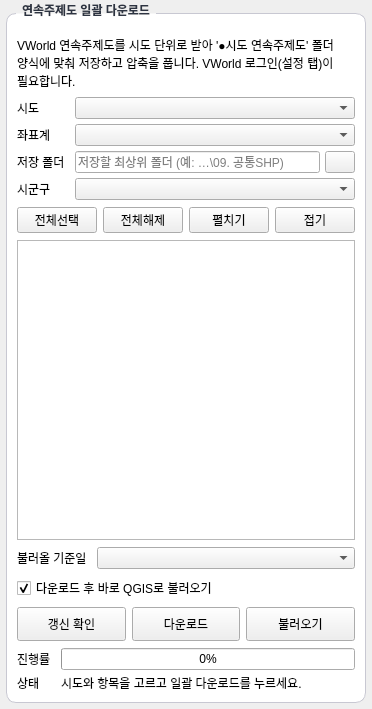
              <widget class="QWidget" name="scroll_theme_contents">
               <property name="styleSheet">
                <string notr="true">QGroupBox {
    background-color: rgb(255, 255, 255);
    border: 1px solid rgb(200, 200, 210);
    border-radius: 10px;
    margin-top: 10px;
    padding-top: 8px;
    font-weight: 600;
}
QGroupBox::title {
    subcontrol-origin: margin;
    left: 10px;
    padding: 0 4px;
    color: rgb(45, 52, 66);
}
QPushButton[k_role="primary"] {
    color: rgb(255, 255, 255);
    background-color: rgb(42, 120, 214);
    border: 1px solid rgb(255, 255, 255);
    border-radius: 10px;
    padding: 7px 12px;
}
QPushButton[k_role="primary"]:hover { background-color: rgb(77, 143, 226); }
QPushButton[k_role="primary"]:pressed { background-color: rgb(32, 93, 169); }
QPushButton[k_role="primary"]:disabled { background-color: rgb(178, 187, 199); }
QPushButton[k_role="secondary"] {
    color: rgb(42, 120, 214);
    background-color: rgb(255, 255, 255);
    border: 1px solid rgb(42, 120, 214);
    border-radius: 10px;
    padding: 7px 12px;
}
QPushButton[k_role="secondary"]:hover { background-color: rgb(234, 243, 255); }
QPushButton[k_role="secondary"]:pressed { background-color: rgb(214, 231, 252); }
QPushButton[k_role="secondary"]:disabled {
    color: rgb(145, 151, 163);
    border-color: rgb(178, 187, 199);
}
QToolButton#btn_jibun_advanced { border: none; color: rgb(42, 120, 214); padding: 3px; }
QLabel[k_role="hint"] { color: rgb(85, 93, 109); }
QComboBox QAbstractItemView {
    background-color: rgb(255, 255, 255);
    color: rgb(45, 52, 66);
    selection-background-color: rgb(214, 226, 242);
    selection-color: rgb(45, 52, 66);
}</string>
               </property>
               <layout class="QVBoxLayout" name="verticalLayout_theme_contents">
                <property name="spacing">
                 <number>7</number>
                </property>
                <property name="leftMargin">
                 <number>6</number>
                </property>
                <property name="topMargin">
                 <number>3</number>
                </property>
                <property name="rightMargin">
                 <number>6</number>
                </property>
                <property name="bottomMargin">
                 <number>6</number>
                </property>
                <item>
                 <widget class="QGroupBox" name="group_continuous_theme">
                  <property name="title">
                   <string>연속주제도 일괄 다운로드</string>
                  </property>
                  <layout class="QVBoxLayout" name="verticalLayout_theme_group">
                   <property name="spacing">
                    <number>7</number>
                   </property>
                   <property name="leftMargin">
                    <number>10</number>
                   </property>
                   <property name="topMargin">
                    <number>14</number>
                   </property>
                   <property name="rightMargin">
                    <number>10</number>
                   </property>
                   <property name="bottomMargin">
                    <number>10</number>
                   </property>
                   <item>
                    <widget class="QLabel" name="label_theme_description">
                     <property name="text">
                      <string>VWorld 연속주제도를 시도 단위로 받아 '●시도 연속주제도' 폴더 양식에 맞춰 저장하고 압축을 풉니다. VWorld 로그인(설정 탭)이 필요합니다.</string>
                     </property>
                     <property name="wordWrap">
                      <bool>true</bool>
                     </property>
                     <property name="k_role" stdset="0">
                      <string>hint</string>
                     </property>
                    </widget>
                   </item>
                   <item>
                    <layout class="QFormLayout" name="formLayout_theme">
                     <property name="fieldGrowthPolicy">
                      <enum>QFormLayout::AllNonFixedFieldsGrow</enum>
                     </property>
                     <property name="horizontalSpacing">
                      <number>10</number>
                     </property>
                     <property name="verticalSpacing">
                      <number>5</number>
                     </property>
                     <property name="leftMargin">
                      <number>0</number>
                     </property>
                     <property name="topMargin">
                      <number>0</number>
                     </property>
                     <property name="rightMargin">
                      <number>0</number>
                     </property>
                     <property name="bottomMargin">
                      <number>0</number>
                     </property>
                     <item row="0" column="0">
                      <widget class="QLabel" name="label_theme_province">
                       <property name="text">
                        <string>시도</string>
                       </property>
                      </widget>
                     </item>
                     <item row="0" column="1">
                      <widget class="QComboBox" name="combo_theme_province" />
                     </item>
                     <item row="1" column="0">
                      <widget class="QLabel" name="label_theme_crs">
                       <property name="text">
                        <string>좌표계</string>
                       </property>
                      </widget>
                     </item>
                     <item row="1" column="1">
                      <widget class="QComboBox" name="combo_theme_crs" />
                     </item>
                     <item row="2" column="0">
                      <widget class="QLabel" name="label_theme_root">
                       <property name="text">
                        <string>저장 폴더</string>
                       </property>
                      </widget>
                     </item>
                     <item row="2" column="1">
                      <widget class="QWidget" name="widget_theme_root_row">
                       <layout class="QHBoxLayout" name="horizontalLayout_theme_root_row">
                        <property name="spacing">
                         <number>5</number>
                        </property>
                        <property name="leftMargin">
                         <number>0</number>
                        </property>
                        <property name="topMargin">
                         <number>0</number>
                        </property>
                        <property name="rightMargin">
                         <number>0</number>
                        </property>
                        <property name="bottomMargin">
                         <number>0</number>
                        </property>
                        <item>
                         <widget class="QLineEdit" name="input_theme_root">
                          <property name="placeholderText">
                           <string>저장할 최상위 폴더 (예: …\09. 공통SHP)</string>
                          </property>
                         </widget>
                        </item>
                        <item>
                         <widget class="QPushButton" name="btn_theme_root_browse">
                          <property name="minimumSize">
                           <size>
                            <width>30</width>
                            <height>0</height>
                           </size>
                          </property>
                          <property name="maximumSize">
                           <size>
                            <width>30</width>
                            <height>16777215</height>
                           </size>
                          </property>
                          <property name="toolTip">
                           <string>저장 폴더 찾아보기</string>
                          </property>
                          <property name="text">
                           <string />
                          </property>
                         </widget>
                        </item>
                       </layout>
                      </widget>
                     </item>
                     <item row="3" column="0">
                      <widget class="QLabel" name="label_theme_district">
                       <property name="text">
                        <string>시군구</string>
                       </property>
                      </widget>
                     </item>
                     <item row="3" column="1">
                      <widget class="QComboBox" name="combo_theme_district">
                       <property name="toolTip">
                        <string>연속지적도는 시군구 단위 자료라 여기서 고른 지역만 받습니다.</string>
                       </property>
                      </widget>
                     </item>
                    </layout>
                   </item>
                   <item>
                    <layout class="QHBoxLayout" name="horizontalLayout_theme_tree_tools">
                     <property name="spacing">
                      <number>6</number>
                     </property>
                     <property name="leftMargin">
                      <number>0</number>
                     </property>
                     <property name="topMargin">
                      <number>0</number>
                     </property>
                     <property name="rightMargin">
                      <number>0</number>
                     </property>
                     <property name="bottomMargin">
                      <number>0</number>
                     </property>
                     <item>
                      <widget class="QPushButton" name="btn_theme_check_all">
                       <property name="text">
                        <string>전체선택</string>
                       </property>
                      </widget>
                     </item>
                     <item>
                      <widget class="QPushButton" name="btn_theme_uncheck_all">
                       <property name="text">
                        <string>전체해제</string>
                       </property>
                      </widget>
                     </item>
                     <item>
                      <spacer name="horizontalSpacer_theme_tree_tools">
                       <property name="orientation">
                        <enum>Qt::Horizontal</enum>
                       </property>
                       <property name="sizeHint">
                        <size>
                         <width>0</width>
                         <height>20</height>
                        </size>
                       </property>
                      </spacer>
                     </item>
                     <item>
                      <widget class="QPushButton" name="btn_theme_expand_all">
                       <property name="text">
                        <string>펼치기</string>
                       </property>
                      </widget>
                     </item>
                     <item>
                      <widget class="QPushButton" name="btn_theme_collapse_all">
                       <property name="text">
                        <string>접기</string>
                       </property>
                      </widget>
                     </item>
                    </layout>
                   </item>
                   <item>
                    <widget class="QTreeWidget" name="tree_theme_items">
                     <property name="minimumSize">
                      <size>
                       <width>0</width>
                       <height>300</height>
                      </size>
                     </property>
                     <property name="headerHidden">
                      <bool>true</bool>
                     </property>
                     <column>
                      <property name="text">
                       <string>항목</string>
                      </property>
                     </column>
                     <column>
                      <property name="text">
                       <string>기준일</string>
                      </property>
                     </column>
                    </widget>
                   </item>
                   <item>
                    <layout class="QFormLayout" name="formLayout_theme_load">
                     <property name="fieldGrowthPolicy">
                      <enum>QFormLayout::AllNonFixedFieldsGrow</enum>
                     </property>
                     <property name="horizontalSpacing">
                      <number>10</number>
                     </property>
                     <property name="verticalSpacing">
                      <number>5</number>
                     </property>
                     <property name="leftMargin">
                      <number>0</number>
                     </property>
                     <property name="topMargin">
                      <number>0</number>
                     </property>
                     <property name="rightMargin">
                      <number>0</number>
                     </property>
                     <property name="bottomMargin">
                      <number>0</number>
                     </property>
                     <item row="0" column="0">
                      <widget class="QLabel" name="label_theme_load_date">
                       <property name="text">
                        <string>불러올 기준일</string>
                       </property>
                      </widget>
                     </item>
                     <item row="0" column="1">
                      <widget class="QComboBox" name="combo_theme_load_date">
                       <property name="toolTip">
                        <string>폴더에 기준일별로 쌓인 자료 중 무엇을 불러올지 고릅니다. 날짜를 고르면 항목마다 그 날짜 이전 자료 중 가장 최근 것을 불러옵니다.</string>
                       </property>
                      </widget>
                     </item>
                    </layout>
                   </item>
                   <item>
                    <widget class="QCheckBox" name="cb_theme_load_qgis">
                     <property name="toolTip">
                      <string>받은 SHP(이미 최신이라 건너뛴 것 포함)를 폴더와 같은 그룹 구조로 QGIS에 불러옵니다. 이미 열려 있는 파일은 다시 넣지 않습니다.</string>
                     </property>
                     <property name="text">
                      <string>다운로드 후 바로 QGIS로 불러오기</string>
                     </property>
                     <property name="checked">
                      <bool>true</bool>
                     </property>
                    </widget>
                   </item>
                   <item>
                    <layout class="QHBoxLayout" name="horizontalLayout_theme_buttons">
                     <property name="spacing">
                      <number>6</number>
                     </property>
                     <property name="leftMargin">
                      <number>0</number>
                     </property>
                     <property name="topMargin">
                      <number>0</number>
                     </property>
                     <property name="rightMargin">
                      <number>0</number>
                     </property>
                     <property name="bottomMargin">
                      <number>0</number>
                     </property>
                     <item>
                      <widget class="QPushButton" name="btn_theme_check_update">
                       <property name="minimumSize">
                        <size>
                         <width>0</width>
                         <height>34</height>
                        </size>
                       </property>
                       <property name="toolTip">
                        <string>받지 않고 VWorld의 최신 기준일만 읽어 폴더 자료와 비교합니다(로그인 필요).</string>
                       </property>
                       <property name="text">
                        <string>갱신 확인</string>
                       </property>
                       <property name="k_role" stdset="0">
                        <string>secondary</string>
                       </property>
                      </widget>
                     </item>
                     <item>
                      <widget class="QPushButton" name="btn_theme_download">
                       <property name="minimumSize">
                        <size>
                         <width>0</width>
                         <height>34</height>
                        </size>
                       </property>
                       <property name="toolTip">
                        <string>폴더에 없는 새 기준일 자료만 받아 저장·압축 해제합니다. 예전 기준일 자료는 지우지 않고 쌓입니다.</string>
                       </property>
                       <property name="text">
                        <string>다운로드</string>
                       </property>
                       <property name="k_role" stdset="0">
                        <string>primary</string>
                       </property>
                      </widget>
                     </item>
                     <item>
                      <widget class="QPushButton" name="btn_theme_load">
                       <property name="minimumSize">
                        <size>
                         <width>0</width>
                         <height>34</height>
                        </size>
                       </property>
                       <property name="toolTip">
                        <string>다운로드 없이 폴더에 있는 자료를 '불러올 기준일' 기준으로 QGIS에 불러옵니다.</string>
                       </property>
                       <property name="text">
                        <string>불러오기</string>
                       </property>
                       <property name="k_role" stdset="0">
                        <string>secondary</string>
                       </property>
                      </widget>
                     </item>
                    </layout>
                   </item>
                   <item>
                    <layout class="QFormLayout" name="formLayout_theme_status">
                     <property name="fieldGrowthPolicy">
                      <enum>QFormLayout::AllNonFixedFieldsGrow</enum>
                     </property>
                     <property name="horizontalSpacing">
                      <number>10</number>
                     </property>
                     <property name="verticalSpacing">
                      <number>4</number>
                     </property>
                     <property name="leftMargin">
                      <number>0</number>
                     </property>
                     <property name="topMargin">
                      <number>0</number>
                     </property>
                     <property name="rightMargin">
                      <number>0</number>
                     </property>
                     <property name="bottomMargin">
                      <number>0</number>
                     </property>
                     <item row="0" column="0">
                      <widget class="QLabel" name="label_theme_progress">
                       <property name="text">
                        <string>진행률</string>
                       </property>
                      </widget>
                     </item>
                     <item row="0" column="1">
                      <widget class="QProgressBar" name="progress_theme">
                       <property name="value">
                        <number>0</number>
                       </property>
                      </widget>
                     </item>
                     <item row="1" column="0">
                      <widget class="QLabel" name="label_theme_status_title">
                       <property name="text">
                        <string>상태</string>
                       </property>
                      </widget>
                     </item>
                     <item row="1" column="1">
                      <widget class="QLabel" name="label_theme_status">
                       <property name="text">
                        <string>시도와 항목을 고르고 일괄 다운로드를 누르세요.</string>
                       </property>
                       <property name="wordWrap">
                        <bool>true</bool>
                       </property>
                       <property name="k_role" stdset="0">
                        <string>hint</string>
                       </property>
                      </widget>
                     </item>
                    </layout>
                   </item>
                  </layout>
                 </widget>
                </item>
                <item>
                 <spacer name="verticalSpacer_theme_tab">
                  <property name="orientation">
                   <enum>Qt::Vertical</enum>
                  </property>
                  <property name="sizeHint">
                   <size>
                    <width>20</width>
                    <height>0</height>
                   </size>
                  </property>
                 </spacer>
                </item>
               </layout>
              </widget>
